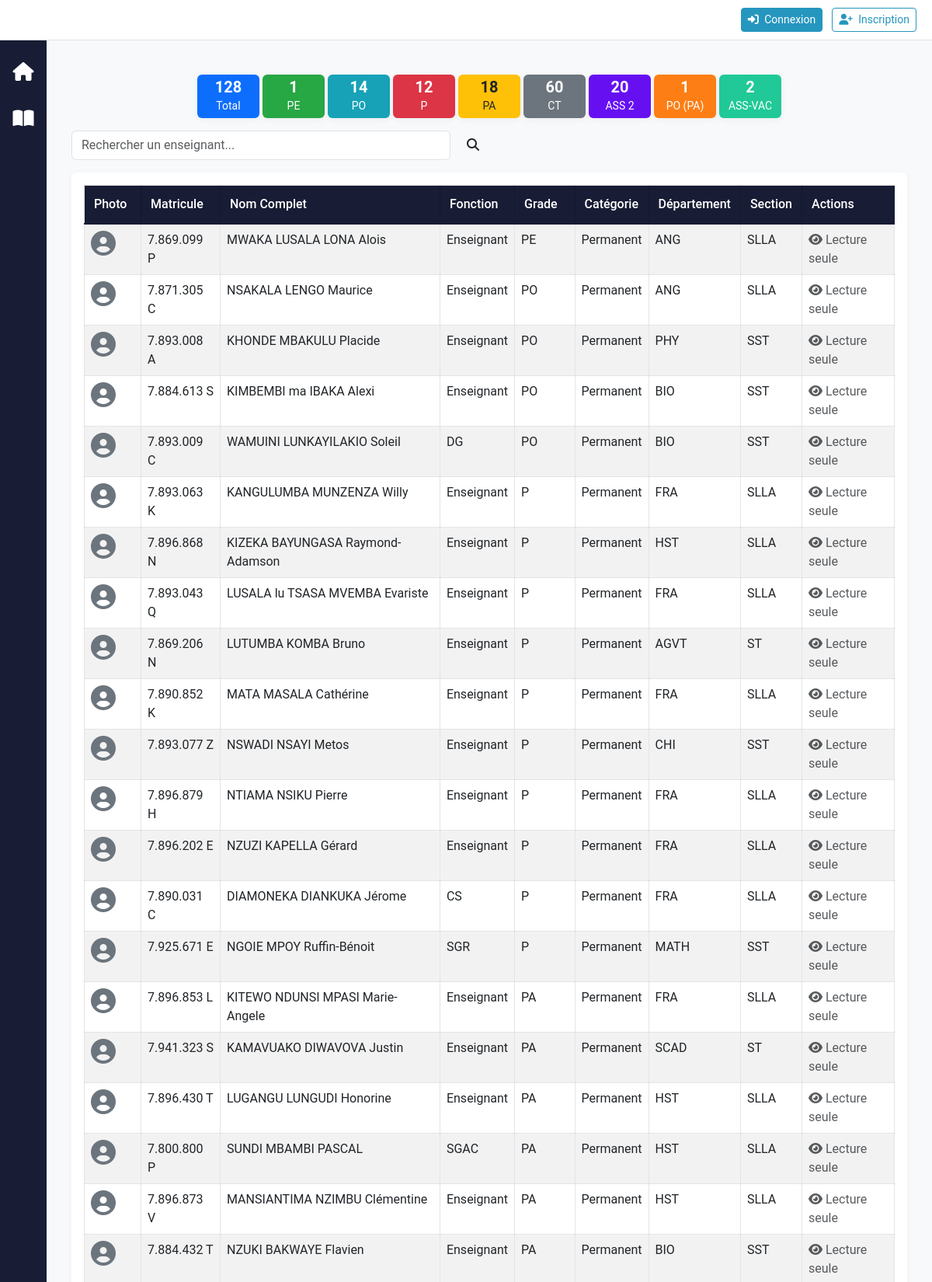
Screenshot of /teachers/ (upper part) with the database file from the repository.
### teachers/models.py (models this page shows, shortened)
class Teacher(models.Model):
    organisation = models.ForeignKey('accounts.Organisation', on_delete=models.CASCADE, related_name='teachers', verbose_name='Organisation', null=True, blank=True)
    photo = models.ImageField(upload_to='teacher_photos/', null=True, blank=True)
    matricule = models.CharField(max_length=20, unique=True)
    nom_complet = models.CharField(max_length=100)
    fonction = models.CharField(max_length=50)
    grade = models.CharField(max_length=50, default='ASS1')
    section = models.CharField(max_length=50, null=True, blank=True)
    categorie = models.CharField(max_length=25)
    departement = models.CharField(max_length=50)

### teachers/views.py (the view, shortened to what this page needs)
# urls.py: path('', views.TeacherListView.as_view(), name='list'),
class TeacherListView(ListView):
    model = Teacher
    template_name = 'teachers/teacher_list.html'
    context_object_name = 'teachers'
    def get_queryset(self):
        queryset = Teacher.objects.all()
        search_query = self.request.GET.get('search')
        return queryset
    def get_context_data(self, **kwargs):
        context = super().get_context_data(**kwargs)
        all_teachers = Teacher.objects.all()
        context['total_teachers'] = all_teachers.count()
        grades = all_teachers.values_list('grade', flat=True).distinct()
        context['stats_by_grade'] = {grade: all_teachers.filter(grade=grade).count() for grade in grades}
        return context

### accounts/context_processors.py (called while the page is built, shortened)
def user_roles(request):
    return {
        'user_organisation': None,
        'is_org_user': False,
        'is_admin': False,
        'is_administrative_role': False,
        'is_gestionnaire': False,
        'is_section_role': False,
        'is_department_role': False,
        'is_enseignant': False,
        'is_etudiant': False,
        'is_personnel_admin': False,
        'can_access_reglage': False,
        'can_access_finance': False,
        'can_create_users': False,
        'can_delete_all': False,
        'can_view_department_data': lambda dept: False,
        'can_view_section_data': lambda section: False,
        'user_roles': [],
        'user_department': None,
        'user_section': None,
        'user_section_designation': None,
    }

### teachers/templates/teachers/teacher_list.html (shortened to what this page needs)
{% extends 'base.html' %}
{% load static %}
{% block content %}
<div class="container mt-4">
    <div class="mb-3">
        <div class="row g-1 justify-content-center">
            <div class="col-auto">
                <div class="card bg-primary text-white" style="min-width: 80px; max-width: 80px;">
                    <div class="card-body p-1 text-center">
                        <h5 class="mb-0 fw-bold">{{ total_teachers }}</h5>
                        <small>Total</small>
                    </div>
                </div>
            </div>
            {% for grade, count in stats_by_grade.items %}
            <div class="col-auto">
                {% with forloop.counter0 as index %}
                    {% if index == 0 %}
                        <div class="card text-white" style="min-width: 80px; max-width: 80px; background-color: #28a745;">
                    {% elif index == 1 %}
                        <div class="card text-white" style="min-width: 80px; max-width: 80px; background-color: #17a2b8;">
                    {% elif index == 2 %}
                        <div class="card text-white" style="min-width: 80px; max-width: 80px; background-color: #dc3545;">
                    {% elif index == 3 %}
                        <div class="card text-dark" style="min-width: 80px; max-width: 80px; background-color: #ffc107;">
                    {% elif index == 4 %}
                        <div class="card text-white" style="min-width: 80px; max-width: 80px; background-color: #6c757d;">
                    {% elif index == 5 %}
                        <div class="card text-white" style="min-width: 80px; max-width: 80px; background-color: #6610f2;">
                    {% elif index == 6 %}
                        <div class="card text-white" style="min-width: 80px; max-width: 80px; background-color: #fd7e14;">
                    {% elif index == 7 %}
                        <div class="card text-white" style="min-width: 80px; max-width: 80px; background-color: #20c997;">
                    {% elif index == 8 %}
                        <div class="card text-white" style="min-width: 80px; max-width: 80px; background-color: #e83e8c;">
                    {% elif index == 9 %}
                        <div class="card text-white" style="min-width: 80px; max-width: 80px; background-color: #007bff;">
                    {% elif index == 10 %}
                        <div class="card text-white" style="min-width: 80px; max-width: 80px; background-color: #5a6268;">
                    {% elif index == 11 %}
                        <div class="card text-white" style="min-width: 80px; max-width: 80px; background-color: #1e7e34;">
                    {% elif index == 12 %}
                        <div class="card text-white" style="min-width: 80px; max-width: 80px; background-color: #0062cc;">
                    {% elif index == 13 %}
                        <div class="card text-white" style="min-width: 80px; max-width: 80px; background-color: #bd2130;">
                    {% elif index == 14 %}
                        <div class="card text-white" style="min-width: 80px; max-width: 80px; background-color: #9f5800;">
                    {% else %}
                        <div class="card text-white" style="min-width: 80px; max-width: 80px; background-color: #343a40;">
                    {% endif %}
                {% endwith %}
                    <div class="card-body p-1 text-center">
                        <h5 class="mb-0 fw-bold">{{ count }}</h5>
                        <small>{{ grade|default:"Non défini"|truncatechars:15 }}</small>
                    </div>
                </div>
            </div>
            {% endfor %}
        </div>
    </div>
            <div class="d-flex align-items-center mb-3">
                <div style="width: 50%;">
                    <form method="get" action="{% url 'teachers:list' %}" class="d-flex search-form">
                        <input type="text" name="search" class="form-control" placeholder="Rechercher un enseignant..." value="{{ request.GET.search }}">
                        <button type="submit" class="btn ms-2 btn-blue">
                            <i class="fas fa-search"></i>
                        </button>
                    </form>
                </div>
            </div>
            <div class="card">
                <div class="card-body">
                    <div class="table-responsive">
                        <table class="table table-striped table-bordered table-responsive-cards">
                            <thead>
                                <tr>
                                    <th>Photo</th>
                                    <th>Matricule</th>
                                    <th>Nom Complet</th>
                                    <th>Fonction</th>
                                    <th>Grade</th>
                                    <th>Catégorie</th>
                                    <th>Département</th>
                                    <th>Section</th>
                                    <th>Actions</th>
                                </tr>
                            </thead>
                            <tbody>
                                {% for teacher in teachers %}
                                <tr>
                                    <td data-label="Photo">
                                        {% if teacher.photo %}
                                        <img src="{{ teacher.photo.url }}" alt="Photo" class="rounded-circle" style="width: 50px; height: 50px; object-fit: cover;">
                                        {% else %}
                                        <i class="fas fa-user-circle fa-2x text-secondary"></i>
                                        {% endif %}
                                    </td>
                                    <td data-label="Matricule">{{ teacher.matricule }}</td>
                                    <td data-label="Nom complet">{{ teacher.nom_complet }}</td>
                                    <td data-label="Fonction">{{ teacher.fonction}}</td>
                                    <td data-label="Grade">{{ teacher.grade}}</td>
                                    <td data-label="Catégorie">{{ teacher.categorie}}</td>
                                    <td data-label="Département">{{ teacher.departement}}</td>
                                    <td data-label="Section">{{ teacher.section }}</td>
                                    <td data-label="Actions">
                                        {% if can_edit_courses_teachers %}
                                        <div class="btn-group">
                                            <a href="{% url 'teachers:update' teacher.pk %}" class="btn btn-sm btn-primary me-2">
                                                <i class="fas fa-edit"></i>
                                            </a>
                                            {% if not is_org_user %}
                                            <a href="{% url 'teachers:delete' teacher.pk %}" class="btn btn-sm btn-danger">
                                                <i class="fas fa-trash"></i>
                                            </a>
                                            {% endif %}
                                        </div>
                                        {% else %}
                                        <span class="text-muted"><i class="fas fa-eye"></i> Lecture seule</span>
                                        {% endif %}
                                    </td>
                                </tr>
                                {% empty %}
                                <tr>
                                    <td colspan="8" class="text-center">Aucun enseignant trouvé</td>
                                </tr>
                                {% endfor %}
                            </tbody>
                        </table>
                    </div>
                </div>
            </div>
        </div>
    </div>
{% endblock %}

### static/css/style.css (style rules this page uses)
:root { --primary: #2596be; --primary-dark: #1a7592; --secondary: #6c757d; --success: #28a745; --info: #17a2b8; --warning: #ffc107; --danger: #dc3545; --light: #f8f9fa; --dark: #181c34; --border-radius: 0.375rem; --transition: all 0.3s ease; }
body { background-color: var(--light); font-size: 16px; font-family: 'Roboto', 'Segoe UI', sans-serif; }
.card { border: none; box-shadow: 0 2px 10px rgba(0,0,0,0.05); transition: var(--transition); }
.table-bordered { border: 1px solid rgba(0,0,0,0.1); }
.table-bordered th, .table-bordered td { border: 1px solid rgba(0,0,0,0.1); }
.table thead th { background-color: var(--dark); color: white; border-bottom: 2px solid var(--dark); font-weight: 500; padding: 0.75rem; }
.table-responsive { width: 100%; overflow-x: auto; -webkit-overflow-scrolling: touch; }

### templates/base.html (style rules this page uses)
body { display: flex; min-height: 100vh; flex-direction: column; }

### rows the page displays
Teacher: matricule "7.869.099 P", nom_complet "MWAKA LUSALA LONA Alois", fonction "Enseignant", grade "PE", categorie "Permanent", departement "ANG", section "SLLA"
Teacher: matricule "7.871.305 C", nom_complet "NSAKALA LENGO Maurice", fonction "Enseignant", grade "PO", categorie "Permanent", departement "ANG", section "SLLA"
Teacher: matricule "7.893.008 A", nom_complet "KHONDE MBAKULU Placide", fonction "Enseignant", grade "PO", categorie "Permanent", departement "PHY", section "SST"
Teacher: matricule "7.884.613 S", nom_complet "KIMBEMBI ma IBAKA Alexi", fonction "Enseignant", grade "PO", categorie "Permanent", departement "BIO", section "SST"
Teacher: matricule "7.893.009 C", nom_complet "WAMUINI LUNKAYILAKIO Soleil", fonction "DG", grade "PO", categorie "Permanent", departement "BIO", section "SST"
Teacher: matricule "7.893.063 K", nom_complet "KANGULUMBA MUNZENZA Willy", fonction "Enseignant", grade "P", categorie "Permanent", departement "FRA", section "SLLA"
Teacher: matricule "7.896.868 N", nom_complet "KIZEKA BAYUNGASA Raymond-Adamson", fonction "Enseignant", grade "P", categorie "Permanent", departement "HST", section "SLLA"
Teacher: matricule "7.893.043 Q", nom_complet "LUSALA lu TSASA MVEMBA Evariste", fonction "Enseignant", grade "P", categorie "Permanent", departement "FRA", section "SLLA"
Teacher: matricule "7.869.206 N", nom_complet "LUTUMBA KOMBA Bruno", fonction "Enseignant", grade "P", categorie "Permanent", departement "AGVT", section "ST"
Teacher: matricule "7.890.852 K", nom_complet "MATA MASALA Cathérine", fonction "Enseignant", grade "P", categorie "Permanent", departement "FRA", section "SLLA"
Teacher: matricule "7.893.077 Z", nom_complet "NSWADI NSAYI Metos", fonction "Enseignant", grade "P", categorie "Permanent", departement "CHI", section "SST"
Teacher: matricule "7.896.879 H", nom_complet "NTIAMA NSIKU Pierre", fonction "Enseignant", grade "P", categorie "Permanent", departement "FRA", section "SLLA"
Teacher: matricule "7.896.202 E", nom_complet "NZUZI KAPELLA Gérard", fonction "Enseignant", grade "P", categorie "Permanent", departement "FRA", section "SLLA"
Teacher: matricule "7.890.031 C", nom_complet "DIAMONEKA DIANKUKA Jérome", fonction "CS", grade "P", categorie "Permanent", departement "FRA", section "SLLA"
Teacher: matricule "7.925.671 E", nom_complet "NGOIE MPOY Ruffin-Bénoit", fonction "SGR", grade "P", categorie "Permanent", departement "MATH", section "SST"
Teacher: matricule "7.896.853 L", nom_complet "KITEWO NDUNSI MPASI Marie-Angele", fonction "Enseignant", grade "PA", categorie "Permanent", departement "FRA", section "SLLA"
Teacher: matricule "7.941.323 S", nom_complet "KAMAVUAKO DIWAVOVA Justin", fonction "Enseignant", grade "PA", categorie "Permanent", departement "SCAD", section "ST"
Teacher: matricule "7.896.430 T", nom_complet "LUGANGU LUNGUDI Honorine", fonction "Enseignant", grade "PA", categorie "Permanent", departement "HST", section "SLLA"
Teacher: matricule "7.800.800 P", nom_complet "SUNDI MBAMBI PASCAL", fonction "SGAC", grade "PA", categorie "Permanent", departement "HST", section "SLLA"
Teacher: matricule "7.896.873 V", nom_complet "MANSIANTIMA NZIMBU Clémentine", fonction "Enseignant", grade "PA", categorie "Permanent", departement "HST", section "SLLA"
Teacher: matricule "7.884.432 T", nom_complet "NZUKI BAKWAYE Flavien", fonction "Enseignant", grade "PA", categorie "Permanent", departement "BIO", section "SST"

### other values shown
{{ total_teachers }} "128"
{{ count }} "1" "14" "12" "18" "60" "20" "1" "2"
{{ grade|default:"Non défini"|truncatechars:15 }} "PE" "PO" "P" "PA" "CT" "ASS 2" "PO (PA)" "ASS-VAC"
